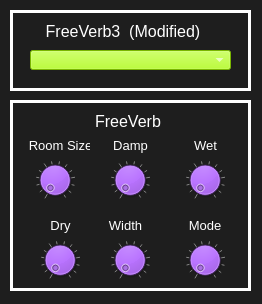
<?xml version="1.0" encoding="UTF-8"?>
<ui version="4.0">
 <class>Dialog_Reverbration</class>
 <widget class="QDialog" name="Dialog_Reverbration">
  <property name="geometry">
   <rect>
    <x>0</x>
    <y>0</y>
    <width>262</width>
    <height>304</height>
   </rect>
  </property>
  <property name="windowTitle">
   <string>Reverbration</string>
  </property>
  <property name="styleSheet">
   <string notr="true">background-color: rgb(30,30,30);</string>
  </property>
  <widget class="CustomFrame" name="frame_FreeVerb">
   <property name="geometry">
    <rect>
     <x>10</x>
     <y>100</y>
     <width>241</width>
     <height>191</height>
    </rect>
   </property>
   <property name="styleSheet">
    <string notr="true">color: rgb(255, 255, 255);</string>
   </property>
   <property name="frameShape">
    <enum>QFrame::Panel</enum>
   </property>
   <property name="frameShadow">
    <enum>QFrame::Plain</enum>
   </property>
   <property name="lineWidth">
    <number>3</number>
   </property>
   <property name="midLineWidth">
    <number>1</number>
   </property>
   <widget class="CustomDial" name="dial_ReverbRoomSize">
    <property name="geometry">
     <rect>
      <x>25</x>
      <y>60</y>
      <width>40</width>
      <height>40</height>
     </rect>
    </property>
    <property name="focusPolicy">
     <enum>Qt::NoFocus</enum>
    </property>
    <property name="styleSheet">
     <string notr="true">background-color: rgb(170, 85, 255);</string>
    </property>
    <property name="maximum">
     <number>100</number>
    </property>
    <property name="value">
     <number>0</number>
    </property>
    <property name="wrapping">
     <bool>false</bool>
    </property>
    <property name="notchTarget">
     <double>8.000000000000000</double>
    </property>
    <property name="notchesVisible">
     <bool>true</bool>
    </property>
   </widget>
   <widget class="QLabel" name="label_129">
    <property name="geometry">
     <rect>
      <x>10</x>
      <y>35</y>
      <width>81</width>
      <height>21</height>
     </rect>
    </property>
    <property name="font">
     <font>
      <pointsize>10</pointsize>
     </font>
    </property>
    <property name="styleSheet">
     <string notr="true">color: rgb(255, 255, 255);</string>
    </property>
    <property name="text">
     <string>Room Size</string>
    </property>
    <property name="alignment">
     <set>Qt::AlignCenter</set>
    </property>
   </widget>
   <widget class="QLabel" name="label_FreeVerb">
    <property name="geometry">
     <rect>
      <x>75</x>
      <y>10</y>
      <width>86</width>
      <height>23</height>
     </rect>
    </property>
    <property name="font">
     <font>
      <pointsize>12</pointsize>
     </font>
    </property>
    <property name="text">
     <string>FreeVerb</string>
    </property>
    <property name="alignment">
     <set>Qt::AlignCenter</set>
    </property>
   </widget>
   <widget class="CustomDial" name="dial_ReverbDamp">
    <property name="geometry">
     <rect>
      <x>100</x>
      <y>60</y>
      <width>40</width>
      <height>40</height>
     </rect>
    </property>
    <property name="focusPolicy">
     <enum>Qt::NoFocus</enum>
    </property>
    <property name="styleSheet">
     <string notr="true">background-color: rgb(170, 85, 255);</string>
    </property>
    <property name="maximum">
     <number>100</number>
    </property>
    <property name="value">
     <number>0</number>
    </property>
    <property name="wrapping">
     <bool>false</bool>
    </property>
    <property name="notchTarget">
     <double>8.000000000000000</double>
    </property>
    <property name="notchesVisible">
     <bool>true</bool>
    </property>
   </widget>
   <widget class="QLabel" name="label_130">
    <property name="geometry">
     <rect>
      <x>80</x>
      <y>35</y>
      <width>81</width>
      <height>21</height>
     </rect>
    </property>
    <property name="font">
     <font>
      <pointsize>10</pointsize>
     </font>
    </property>
    <property name="styleSheet">
     <string notr="true">color: rgb(255, 255, 255);</string>
    </property>
    <property name="text">
     <string>Damp</string>
    </property>
    <property name="alignment">
     <set>Qt::AlignCenter</set>
    </property>
   </widget>
   <widget class="CustomDial" name="dial_ReverbWet">
    <property name="geometry">
     <rect>
      <x>175</x>
      <y>60</y>
      <width>40</width>
      <height>40</height>
     </rect>
    </property>
    <property name="focusPolicy">
     <enum>Qt::NoFocus</enum>
    </property>
    <property name="styleSheet">
     <string notr="true">background-color: rgb(170, 85, 255);</string>
    </property>
    <property name="maximum">
     <number>100</number>
    </property>
    <property name="value">
     <number>0</number>
    </property>
    <property name="wrapping">
     <bool>false</bool>
    </property>
    <property name="notchTarget">
     <double>8.000000000000000</double>
    </property>
    <property name="notchesVisible">
     <bool>true</bool>
    </property>
   </widget>
   <widget class="QLabel" name="label_131">
    <property name="geometry">
     <rect>
      <x>155</x>
      <y>35</y>
      <width>81</width>
      <height>21</height>
     </rect>
    </property>
    <property name="font">
     <font>
      <pointsize>10</pointsize>
     </font>
    </property>
    <property name="styleSheet">
     <string notr="true">color: rgb(255, 255, 255);</string>
    </property>
    <property name="text">
     <string>Wet</string>
    </property>
    <property name="alignment">
     <set>Qt::AlignCenter</set>
    </property>
   </widget>
   <widget class="CustomDial" name="dial_ReverbMode">
    <property name="geometry">
     <rect>
      <x>175</x>
      <y>140</y>
      <width>40</width>
      <height>40</height>
     </rect>
    </property>
    <property name="focusPolicy">
     <enum>Qt::NoFocus</enum>
    </property>
    <property name="styleSheet">
     <string notr="true">background-color: rgb(170, 85, 255);</string>
    </property>
    <property name="maximum">
     <number>100</number>
    </property>
    <property name="value">
     <number>0</number>
    </property>
    <property name="wrapping">
     <bool>false</bool>
    </property>
    <property name="notchTarget">
     <double>8.000000000000000</double>
    </property>
    <property name="notchesVisible">
     <bool>true</bool>
    </property>
   </widget>
   <widget class="CustomDial" name="dial_ReverbWidth">
    <property name="geometry">
     <rect>
      <x>100</x>
      <y>140</y>
      <width>40</width>
      <height>40</height>
     </rect>
    </property>
    <property name="focusPolicy">
     <enum>Qt::NoFocus</enum>
    </property>
    <property name="styleSheet">
     <string notr="true">background-color: rgb(170, 85, 255);</string>
    </property>
    <property name="maximum">
     <number>100</number>
    </property>
    <property name="value">
     <number>0</number>
    </property>
    <property name="wrapping">
     <bool>false</bool>
    </property>
    <property name="notchTarget">
     <double>8.000000000000000</double>
    </property>
    <property name="notchesVisible">
     <bool>true</bool>
    </property>
   </widget>
   <widget class="CustomDial" name="dial_ReverbDry">
    <property name="geometry">
     <rect>
      <x>30</x>
      <y>140</y>
      <width>40</width>
      <height>40</height>
     </rect>
    </property>
    <property name="focusPolicy">
     <enum>Qt::NoFocus</enum>
    </property>
    <property name="styleSheet">
     <string notr="true">background-color: rgb(170, 85, 255);</string>
    </property>
    <property name="maximum">
     <number>100</number>
    </property>
    <property name="value">
     <number>0</number>
    </property>
    <property name="wrapping">
     <bool>false</bool>
    </property>
    <property name="notchTarget">
     <double>8.000000000000000</double>
    </property>
    <property name="notchesVisible">
     <bool>true</bool>
    </property>
   </widget>
   <widget class="QLabel" name="label_132">
    <property name="geometry">
     <rect>
      <x>160</x>
      <y>115</y>
      <width>70</width>
      <height>21</height>
     </rect>
    </property>
    <property name="font">
     <font>
      <pointsize>10</pointsize>
     </font>
    </property>
    <property name="styleSheet">
     <string notr="true">color: rgb(255, 255, 255);</string>
    </property>
    <property name="text">
     <string>Mode</string>
    </property>
    <property name="alignment">
     <set>Qt::AlignCenter</set>
    </property>
   </widget>
   <widget class="QLabel" name="label_133">
    <property name="geometry">
     <rect>
      <x>75</x>
      <y>115</y>
      <width>81</width>
      <height>21</height>
     </rect>
    </property>
    <property name="font">
     <font>
      <pointsize>10</pointsize>
     </font>
    </property>
    <property name="styleSheet">
     <string notr="true">color: rgb(255, 255, 255);</string>
    </property>
    <property name="text">
     <string>Width</string>
    </property>
    <property name="alignment">
     <set>Qt::AlignCenter</set>
    </property>
   </widget>
   <widget class="QLabel" name="label_134">
    <property name="geometry">
     <rect>
      <x>10</x>
      <y>115</y>
      <width>81</width>
      <height>21</height>
     </rect>
    </property>
    <property name="font">
     <font>
      <pointsize>10</pointsize>
     </font>
    </property>
    <property name="styleSheet">
     <string notr="true">color: rgb(255, 255, 255);</string>
    </property>
    <property name="text">
     <string>Dry</string>
    </property>
    <property name="alignment">
     <set>Qt::AlignCenter</set>
    </property>
   </widget>
  </widget>
  <widget class="CustomFrame" name="frame_freeVerb3">
   <property name="geometry">
    <rect>
     <x>10</x>
     <y>10</y>
     <width>241</width>
     <height>81</height>
    </rect>
   </property>
   <property name="styleSheet">
    <string notr="true">color: rgb(255, 255, 255);</string>
   </property>
   <property name="frameShape">
    <enum>QFrame::Panel</enum>
   </property>
   <property name="frameShadow">
    <enum>QFrame::Plain</enum>
   </property>
   <property name="lineWidth">
    <number>3</number>
   </property>
   <property name="midLineWidth">
    <number>1</number>
   </property>
   <widget class="QLabel" name="label_FreeVerb3">
    <property name="geometry">
     <rect>
      <x>20</x>
      <y>10</y>
      <width>186</width>
      <height>23</height>
     </rect>
    </property>
    <property name="font">
     <font>
      <pointsize>12</pointsize>
     </font>
    </property>
    <property name="text">
     <string>FreeVerb3  (Modified)</string>
    </property>
    <property name="alignment">
     <set>Qt::AlignCenter</set>
    </property>
   </widget>
   <widget class="CustomComboBox" name="comboBox_MsoPwmModLFO">
    <property name="geometry">
     <rect>
      <x>20</x>
      <y>40</y>
      <width>201</width>
      <height>20</height>
     </rect>
    </property>
    <property name="font">
     <font>
      <pointsize>8</pointsize>
     </font>
    </property>
    <property name="focusPolicy">
     <enum>Qt::NoFocus</enum>
    </property>
    <property name="styleSheet">
     <string notr="true">selection-background-color: rgb(255, 0, 0);
border-color: rgb(0, 0, 0);
background-color: rgb(170, 255, 0);
</string>
    </property>
    <property name="currentText">
     <string/>
    </property>
    <property name="currentIndex">
     <number>-1</number>
    </property>
    <property name="maxVisibleItems">
     <number>4</number>
    </property>
   </widget>
  </widget>
 </widget>
 <customwidgets>
  <customwidget>
   <class>CustomFrame</class>
   <extends>QFrame</extends>
   <header location="global">customframe.h</header>
   <container>1</container>
  </customwidget>
  <customwidget>
   <class>CustomDial</class>
   <extends>QDial</extends>
   <header location="global">customdial.h</header>
  </customwidget>
  <customwidget>
   <class>CustomComboBox</class>
   <extends>QComboBox</extends>
   <header location="global">customcombobox.h</header>
  </customwidget>
 </customwidgets>
 <resources/>
 <connections/>
</ui>
